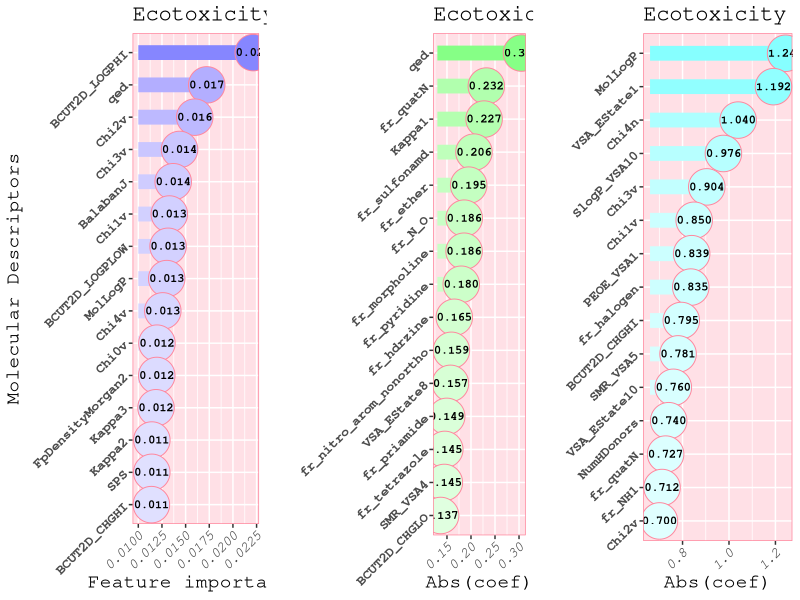

Here is the R script that generated this plot: (Note: this script raises an error after producing the figure.)
library(ggplot2)
library(gridExtra)
library(cowplot)
setwd("D:/R_work/master-s-thesis-project")

fimp<-read.csv("QSAR/table/data17EC_RF_fimp.csv",header = TRUE,check.names = FALSE)
colnames(fimp)=c("Name","Importance")
EC<-c("#FF869D","#FFE0E6")
RF<-c("#8686FF","#E0E0FF")
ECRF<-ggplot(fimp, aes(x = Name, y = Importance)) +
  geom_segment(aes(x= Name, y= Importance, color=Importance,
                   xend=Name, yend=0.01),
               size=5,
               linetype=1)+#使用reorder()排序变量
  geom_point(aes(fill=Importance), size=12, pch = 21, color=EC[1]) +
  geom_text(aes(label =sprintf("%.3f",Importance)), 
            color = "black",
            size = 3,
            family = "mono",
            fontface="bold")+ 
  scale_fill_continuous(high=RF[1],low=RF[2])+
  scale_color_continuous(high=RF[1],low=RF[2])+
  guides(fill ="none",color="none")+
  labs(title = "Ecotoxicity & Random Forest", x = "Molecular Descriptors", y = "Feature importance")+
  xlim(rev(fimp$Name))+#固定横坐标
  coord_flip()+
  annotate("text",x=Inf, y=-Inf, label="(A)",hjust=1,vjust=-0.5)+
  theme(
    text = element_text(family = "mono", size=16),
    plot.title = element_text(size = 16),#title 大小
    axis.title.x = element_text(size = 14),#x轴标题
    axis.title.y = element_text(size = 14),
    axis.text.x = element_text(face = "italic", angle = 45, hjust = 1,size = 10),#横坐标
    axis.text.y = element_text(face = "bold", angle = 45, hjust = 1,size = 10),
    legend.text = element_text(size = 8),#legend字体大小
    legend.title = element_text(size = 8), #设置legend标签字体大小
    panel.background = element_rect(fill = EC[2]),  # 去除背景
    panel.border = element_rect(color = EC[1], fill = NA)#保留边框
  )

fimp<-read.csv("QSAR/table/data25EC_LR_fimp.csv",header = TRUE,check.names = FALSE)
colnames(fimp)=c("Name","abs(coef)")
EC<-c("#FF869D","#FFE0E6")
LR<-c("#86FF86","#E0FFE0")
ECLR<-ggplot(fimp, aes(x = Name, y = `abs(coef)`)) +
  geom_segment(aes(x= Name, y=`abs(coef)`, color=`abs(coef)`,
                   xend=Name, yend=0.13),
               size=5,
               linetype=1)+#使用reorder()排序变量
  geom_point(aes(fill=`abs(coef)`), size=12, pch = 21, color=EC[1]) +
  geom_text(aes(label =sprintf("%.3f",`abs(coef)`)), 
            color = "black",
            size = 3,
            family = "mono",
            fontface="bold")+ 
  scale_fill_continuous(high=LR[1],low=LR[2])+
  scale_color_continuous(high=LR[1],low=LR[2])+
  guides(fill ="none",color="none")+
  labs(title = "Ecotoxicity & Logistic Regression", x = "", y = "Abs(coef)")+
  xlim(rev(fimp$Name))+#固定横坐标
  coord_flip()+
  theme(
    text = element_text(family = "mono", size=16),
    plot.title = element_text(size = 16),#title 大小
    axis.title.x = element_text(size = 14),#x轴标题
    axis.title.y = element_text(size = 14),
    axis.text.x = element_text(face = "italic", angle = 45, hjust = 1,size = 10),#横坐标
    axis.text.y = element_text(face = "bold", angle = 45, hjust = 1,size = 10),
    legend.text = element_text(size = 8),#legend字体大小
    legend.title = element_text(size = 8), #设置legend标签字体大小
    panel.background = element_rect(fill = EC[2]),  # 去除背景
    panel.border = element_rect(color = EC[1], fill = NA)#保留边框
  )


fimp<-read.csv("QSAR/table/data21EC_SVM_fimp.csv",header = TRUE,check.names = FALSE)
colnames(fimp)=c("Name","abs(coef)")
EC<-c("#FF869D","#FFE0E6")
SVM<-c("#86FFFF","#E0FFFF")
ECSVM<-ggplot(fimp, aes(x = Name, y = `abs(coef)`)) +
  geom_segment(aes(x= Name, y=`abs(coef)`, color=`abs(coef)`,
                   xend=Name, yend=0.66),
               size=5,
               linetype=1)+#使用reorder()排序变量
  geom_point(aes(fill=`abs(coef)`), size=12, pch = 21, color=EC[1]) +
  geom_text(aes(label =sprintf("%.3f",`abs(coef)`)), 
            color = "black",
            size = 3,
            family = "mono",
            fontface="bold")+ 
  scale_fill_continuous(high=SVM[1],low=SVM[2])+
  scale_color_continuous(high=SVM[1],low=SVM[2])+
  guides(fill ="none",color="none")+
  labs(title = "Ecotoxicity & SVM", x = "", y = "Abs(coef)")+
  xlim(rev(fimp$Name))+#固定横坐标
  coord_flip()+
  theme(
    text = element_text(family = "mono", size=16),
    plot.title = element_text(size = 16),#title 大小
    axis.title.x = element_text(size = 14),#x轴标题
    axis.title.y = element_text(size = 14),
    axis.text.x = element_text(face = "italic", angle = 45, hjust = 1,size = 10),#横坐标
    axis.text.y = element_text(face = "bold", angle = 45, hjust = 1,size = 10),
    legend.text = element_text(size = 8),#legend字体大小
    legend.title = element_text(size = 8), #设置legend标签字体大小
    panel.background = element_rect(fill = EC[2]),  # 去除背景
    panel.border = element_rect(color = EC[1], fill = NA)#保留边框
  )
com<-grid.arrange(ECRF,ECLR,ECSVM,nrow=1)
save_plot("QSAR/final/pic/EC_fimp.png",com,base_width=50,base_height = 15,dpi = 300,units = "cm",bg="white")
